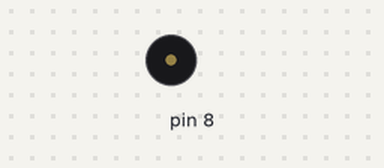
Bench run of a sketch on a simulated Arduino Uno, built with avr-gcc and run on an emulated ATmega328P. Shown: buzzer (waves = sounding).

Above: at 0.5 s.
At 5.1 s:
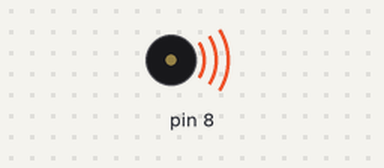
Timing chart, 0 to 6.9 s (numbered marks = the images above):
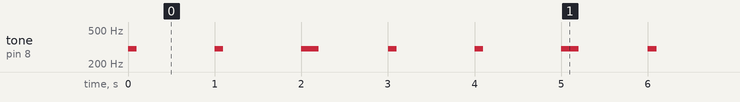

The sketch:

sketch_dec11a.ino
```cpp
#define trigger 5
#define echo 6

float distance=0,time=0,time0=0,time1=0,time2=0,hz=0;

void setup()
{
 pinMode(trigger,OUTPUT);
 pinMode(echo,INPUT);
 pinMode(8,OUTPUT);
 Serial.begin(9600);
}

void loop()
{
 /*digitalWrite(trigger,LOW);
 delayMicroseconds(2);
 digitalWrite(trigger,HIGH);
 delayMicroseconds(10);
 digitalWrite(trigger,LOW);
 delayMicroseconds(2);
 time=pulseIn(echo,HIGH);
 distance=((time*340/20000)*10)*1.5;
 Serial.println(distance);*/
 //delay(1000);
 time0=100;
 time1=100*2;
 time2=100/2;
 hz = 300;
 tone(8, hz, time0);
 delay(1000);
 tone(8, hz, time0);
 delay(1000);
 tone(8, hz, time1);
 delay(1000);

 tone(8, hz, time0);
 tone(8, hz, time0);
 tone(8, hz, time1);

 tone(8, hz, time2);
 tone(8, hz, time2);

 tone(8, 1, time2);

 tone(8, hz, time2);
 tone(8, hz, time2);
 tone(8, hz, time0);

 tone(8, hz, time2);
 tone(8, hz, time2);

 tone(8, 1, time2);

 tone(8, hz, time2);
 tone(8, hz, time2);
 tone(8, hz, time0);

 tone(8, 1, time2);

 tone(8, hz, time2);
 tone(8, hz, time2);
 tone(8, hz, time0);


//-------------------------


 tone(8, hz, time0);
 tone(8, hz, time0);
 tone(8, hz, time1);

 tone(8, hz, time0);
 tone(8, hz, time0);
 tone(8, hz, time1);

 tone(8, hz, time2);
 tone(8, hz, time2);

 tone(8, 1, time2);

 tone(8, hz, time2);
 tone(8, hz, time2);
 tone(8, hz, time0);

 tone(8, hz, time2);
 tone(8, hz, time2);

 tone(8, 1, time2);

 tone(8, hz, time2);
 tone(8, hz, time2);
 tone(8, hz, time0);

 tone(8, 1, time2);

 tone(8, hz, time2);
 tone(8, hz, time2);
 tone(8, hz, time0);

 tone(8, hz, time0);

 //delay(1000);
}
```

Measured:
- by itself, tone on pin 8: repeats every 3.0 s: silent 0.90 s, 300 Hz 0.10 s, silent 0.90 s, 300 Hz 0.20 s, silent 0.80 s, 300 Hz 0.10 s
